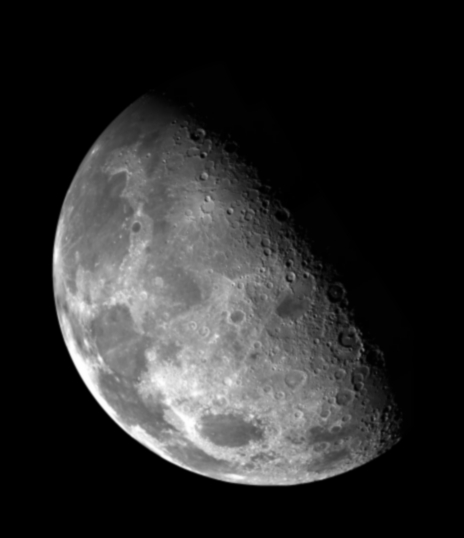
#> input picture immagini/Immagini/luna.jpg, 464 x 538 px, found by its file name
$ python esercizio_6.py
#> lines starting #> are read from the running program, lines starting #| are printed output that depends on the picture; after the words box and inside, x2 and y2 are one past the last pixel; in counts of white or black regions, pixels touching at a corner belong together; long printed decimals are rounded
### my_modules/seg_utils.py
# -*- coding: utf-8 -*-
"""
Created on Tue Apr 28 10:07:33 2020

@author: Davide
"""

import numpy as _np
from numpy import abs as _abs

def zero_crossing(b, thresh=None):
    """
    Restituisce la mappa dei passaggi per zero.

    Parameters
    ----------
    b : matrice
    thresh : soglia opsionale

    Returns
    -------
    m : mappa dei zero crossing

    """
    if thresh is None:
        thresh = 0.25 * _np.mean(_abs(b))
        print('thresh = ', thresh)
    thresh2 = 2.0 * thresh

    m1 = (b[1:-1,1:-1]<0) & (b[1:-1,2:  ]>0) & (_abs(b[1:-1,1:-1]-b[1:-1,2:  ])>thresh) # H[- +]
    m2 = (b[1:-1,0:-2]>0) & (b[1:-1,1:-1]<0) & (_abs(b[1:-1,0:-2]-b[1:-1,1:-1])>thresh) # H[+ -]
    m3 = (b[1:-1,1:-1]<0) & (b[2:  ,1:-1]>0) & (_abs(b[1:-1,1:-1]-b[2:  ,1:-1])>thresh) # V[- +]
    m4 = (b[0:-2,1:-1]>0) & (b[1:-1,1:-1]<0) & (_abs(b[0:-2,1:-1]-b[1:-1,1:-1])>thresh) # V[+ -]
    m5 = (b[1:-1,1:-1]==0) & ((b[1:-1,0:-2]*b[1:-1,2:  ])<0) & (_abs(b[1:-1,0:-2]-b[1:-1,2:  ])>thresh2) # H[- 0 +]
    m6 = (b[1:-1,1:-1]==0) & ((b[0:-2,1:-1]*b[2:  ,1:-1])<0) & (_abs(b[0:-2,1:-1]-b[2:  ,1:-1])>thresh2) # V[- 0 +]

    m = m1 | m2 | m3 | m4 | m5 | m6
    m = _np.pad(m, ((1,1),(1,1)), mode='constant', constant_values = False)
    return m


### esercitazioni/esercitazione_3/esercizio_6.py
import numpy as np
import skimage.io as io
import skimage.util as ut
import matplotlib.pyplot as plt
import scipy.ndimage as ndi
import sys
sys.path.append('C:\\Users\\rocco\\Documents\\università\\ESM\\laboratorio')
from my_modules.seg_utils import zero_crossing
path = 'C:\\Users\\rocco\\Documents\\università\\ESM\\laboratorio\\Immagini\\'


if __name__ == '__main__':
    x = np.float32(io.imread(path+'luna.jpg'))
#> x: shape (538, 464) float32; min 0, max 255, mean 42.6
    mat = [[0,0,1,0,0], [0,0,0,0,0], [1,0,-4,0,1], [0,0,0,0,0],[0,0,1,0,0]]
    h = np.array(mat, dtype=np.float32)
    y = ndi.correlate(x,h, mode='reflect')
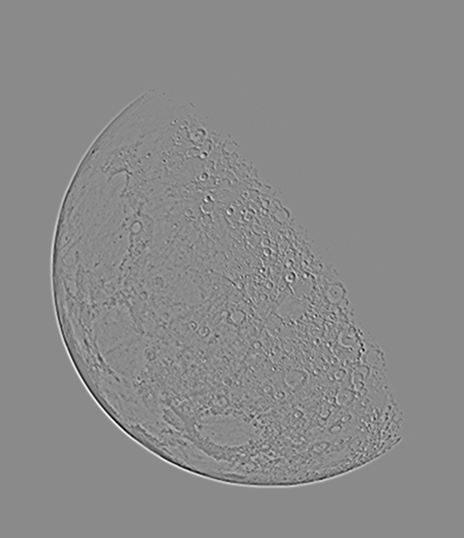
#> y: shape (538, 464) float32; min -283, max 239, mean 0; drawn with min black and max white
    z = x - y
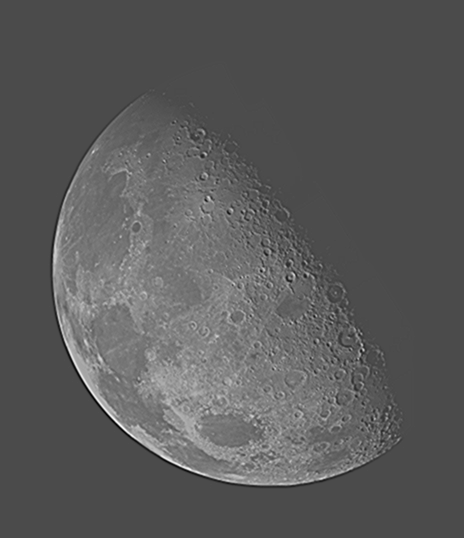
#> z: shape (538, 464) float32; min -217, max 512, mean 42.6; drawn with min black and max white
    map = zero_crossing(y)
#> in zero_crossing, `thresh = 0.25 * _np.mean(_abs(b))`: thresh = 2.06
#| thresh =  2.061
#> in zero_crossing, `thresh2 = 2.0 * thresh`: thresh2 = 4.12
#> in zero_crossing, `m1 = (b[1:-1,1:-1]<0) & (b[1:-1,2:  ]>0) & (_abs(b[1:-1,1:-1]-b[1:-1,2..`:
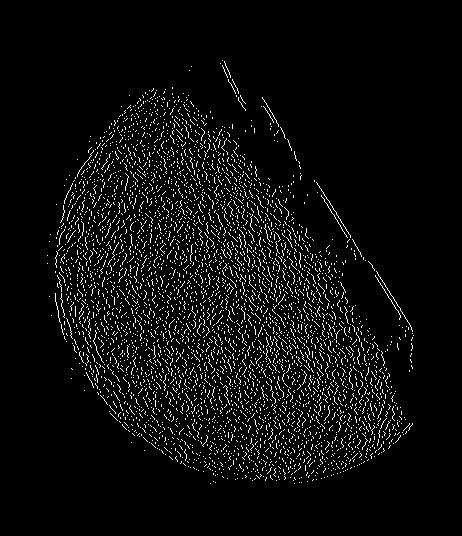
#> m1: shape (536, 462) bool; 5.2% white in thin lines or dots, all inside (x1, y1, x2, y2) = (47, 60, 414, 484)
#> in zero_crossing, `m3 = (b[1:-1,1:-1]<0) & (b[2:  ,1:-1]>0) & (_abs(b[1:-1,1:-1]-b[2:  ,1..`: m3: shape (536, 462) bool; 4.7% white in thin lines or dots, all inside (x1, y1, x2, y2) = (49, 62, 414, 484)
#> in zero_crossing, `m4 = (b[0:-2,1:-1]>0) & (b[1:-1,1:-1]<0) & (_abs(b[0:-2,1:-1]-b[1:-1,1..`: m4: shape (536, 462) bool; 4.9% white in thin lines or dots, all inside (x1, y1, x2, y2) = (49, 60, 414, 487)
#> in zero_crossing, `m5 = (b[1:-1,1:-1]==0) & ((b[1:-1,0:-2]*b[1:-1,2:  ])<0) & (_abs(b[1:-..`: m5: shape (536, 462) bool; 0.58% white in thin lines or dots, all inside (x1, y1, x2, y2) = (46, 66, 408, 487)
#> in zero_crossing, `m6 = (b[1:-1,1:-1]==0) & ((b[0:-2,1:-1]*b[2:  ,1:-1])<0) & (_abs(b[0:-..`:
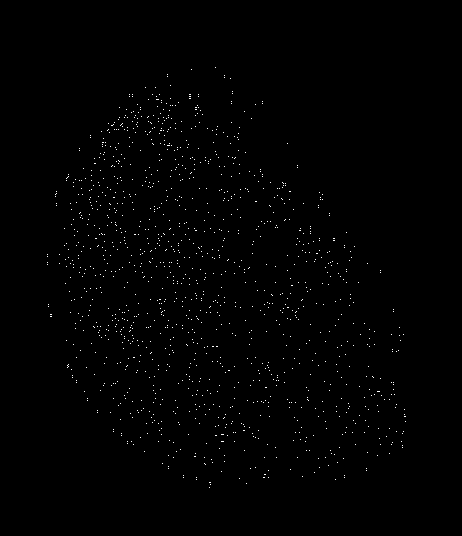
#> m6: shape (536, 462) bool; 0.58% white in thin lines or dots, all inside (x1, y1, x2, y2) = (47, 67, 406, 488)
#> in zero_crossing, `m = m1 | m2 | m3 | m4 | m5 | m6`: m: shape (536, 462) bool; 13.7% white in thin lines or dots, all inside (x1, y1, x2, y2) = (46, 60, 414, 488)
#> in zero_crossing, `m = _np.pad(m, ((1,1),(1,1)), mode='constant', constant_values = False)`:
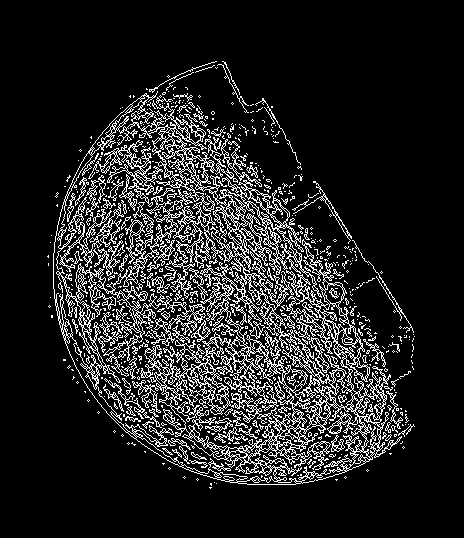
#> m: shape (538, 464) bool; 13.6% white in thin lines or dots, all inside (x1, y1, x2, y2) = (47, 61, 415, 489)

    plt.close('all')
    plt.figure(1)
    plt.imshow(x, clim=[0,255], cmap='gray')
    plt.colorbar()
    plt.title('input')

    plt.figure(2)
    plt.imshow(y, clim=None, cmap='gray')
    plt.colorbar()
    plt.title('corr. result')

    plt.figure(3)
    plt.imshow(z, clim=None, cmap='gray')
    plt.title('enhanced')

    plt.figure(4)
    plt.imshow(map, clim=None, cmap='gray')
    plt.title('map')
    plt.show()
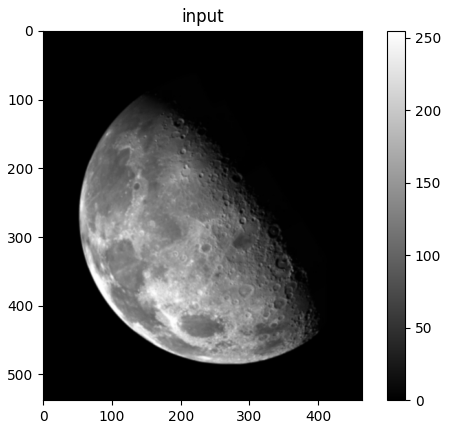
#> figure drawn by matplotlib, 2 panels
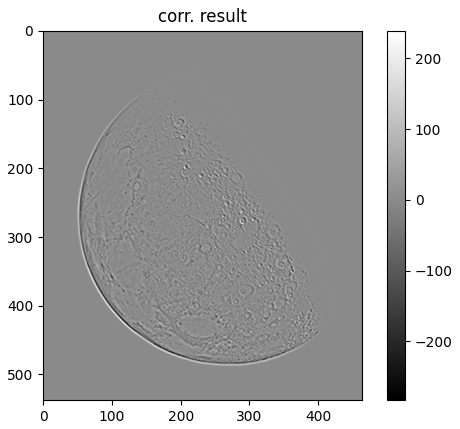
#> figure drawn by matplotlib, 2 panels
